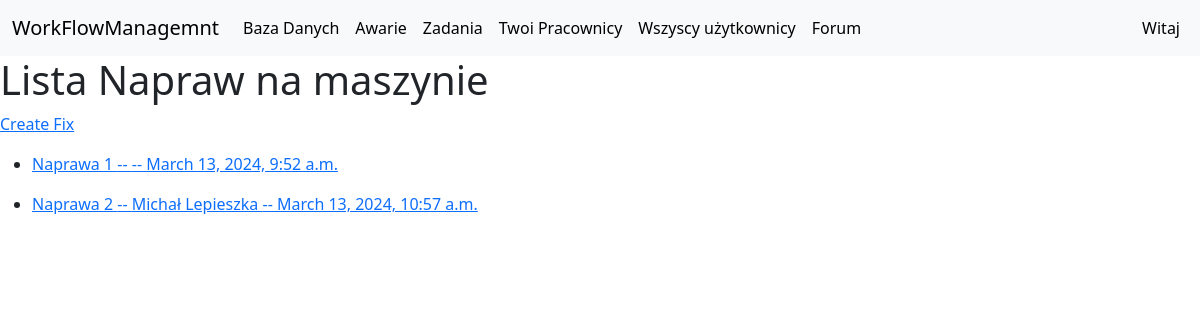
The app's page /database/machine_detail/6/fix_list/ with its own data.
### base/models.py (models this page shows, shortened)
class MachineFixes(models.Model):
    machine = models.ForeignKey(MachineDatabase, on_delete=models.CASCADE, null=True, blank=True)
    name = models.CharField(max_length=255, blank=True, null=True)
    time = models.DateTimeField(blank=True, null=True)
    author = models.ForeignKey(User, blank=True, null=True, on_delete=models.CASCADE)
    photos = models.ImageField(blank=True, null=True, upload_to='fixes_images/')
    fixes = models.TextField(blank=True, null=True)

### database/views.py (the view)
# urls.py: path('machine_detail/<int:pk>/fix_list/', MachineFixesListView.as_view(), name='fixes_list'),
class MachineFixesListView(ListView):
    template_name = 'database/fixes_list.html'
    model = MachineFixes
    context_object_name = 'fixes'
    def get_queryset(self):
        machine_pk = self.kwargs.get('pk')
        return MachineFixes.objects.filter(machine__pk= machine_pk)
    def get_context_data(self, **kwargs):
        context = super().get_context_data(**kwargs)
        pk = self.kwargs.get('pk')
        machine = get_object_or_404(MachineDatabase, pk=pk)
        context['machine'] = machine
        return context

### base/context_processors.py (called while the page is built)
def group_names_processor(request):
    if request.user.is_authenticated:
        group_names = [group.name for group in request.user.groups.all()]
    else:
        group_names = []
    return {'group_names': group_names}

### database/templates/database/fixes_list.html
{% extends 'base/base.html' %}
{% block content %}
  <h1>Lista Napraw na maszynie</h1>
  {% if machine %}
    <p><a href="{% url 'database:create_fix' pk=machine.pk %}">Create Fix</a></p>
  {% endif %}
  {% for fix in fixes %}
    <ul>
      <li>
        <a href="{% url 'database:fix_detail' pk=machine.pk fix_pk=fix.pk %}">
          {{ fix.name }} -- {{ fix.author.get_full_name }} -- {{ fix.time }}
        </a>
      </li>
    </ul>
{% empty %}
    <p>Nie ma żadnych modyfikacji do wyświetlenia</p>
{% endfor %}
{% endblock %}

### base/static/base/style.css (style rules this page uses)
:root { --bs-table-bg: #ffffff; --bs-body-bg: #ffffff; }

### records on screen
MachineFixes: name "Naprawa 1", time "March 13, 2024, 9:52 a.m."
MachineFixes: name "Naprawa 2", author.get_full_name "Michał Lepieszka", time "March 13, 2024, 10:57 a.m."
